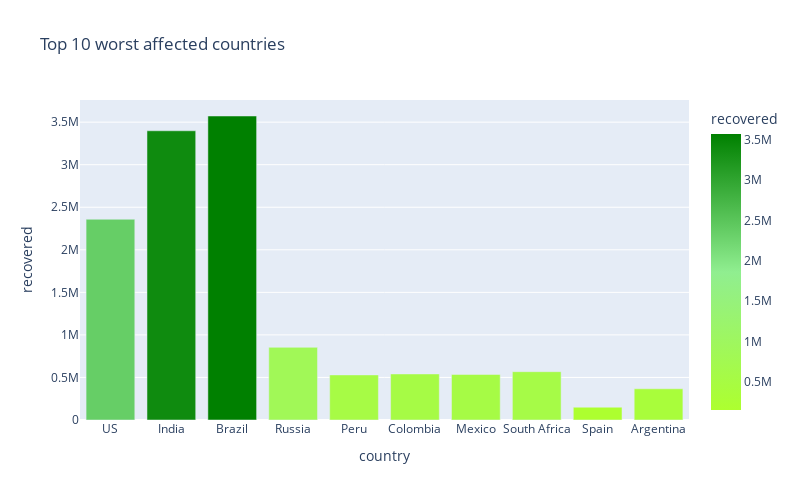

The notebook cell saved with this chart:
### Markdown cell above
# 10 Worst hit countries - Recovered cases

#### Hover over the bars to see the values.

### Code cell
px.bar(
    sorted_country_df.head(10),
    x = "country",
    y = "recovered",
    color="recovered",
    color_continuous_scale=["greenyellow", "lightgreen", "green"],
    title= "Top 10 worst affected countries", # the axis names
    height=500,
    width=800
)

### Figure 1 — Plotly figure (JSON) as saved in the notebook; plotly's stock layout.template omitted (floating-point values rounded to 4 significant figures)
{"data": [{"alignmentgroup": "True", "hovertemplate": "country=%{x}<br>recovered=%{marker.color}<extra></extra>", "legendgroup": "", "marker": {"color": [2359111, 3398844, 3572421, 854069, 529751, 541186, 535141, 567729, 150376, 366590], "coloraxis": "coloraxis"}, "name": "", "offsetgroup": "", "orientation": "v", "showlegend": false, "textposition": "auto", "type": "bar", "x": ["US", "India", "Brazil", "Russia", "Peru", "Colombia", "Mexico", "South Africa", "Spain", "Argentina"], "xaxis": "x", "y": [2359111, 3398844, 3572421, 854069, 529751, 541186, 535141, 567729, 150376, 366590], "yaxis": "y"}], "layout": {"barmode": "relative", "coloraxis": {"colorbar": {"title": {"text": "recovered"}}, "colorscale": [[0, "greenyellow"], [0.5, "lightgreen"], [1, "green"]]}, "height": 500, "legend": {"tracegroupgap": 0}, "title": {"text": "Top 10 worst affected countries"}, "width": 800, "xaxis": {"anchor": "y", "domain": [0, 1], "title": {"text": "country"}}, "yaxis": {"anchor": "x", "domain": [0, 1], "title": {"text": "recovered"}}}}
